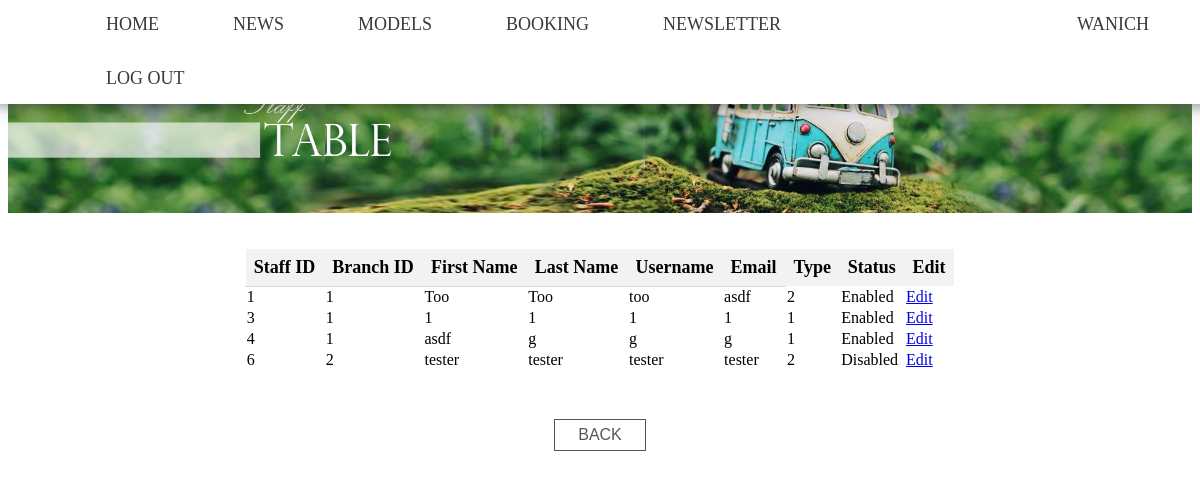
The page /staff-table.php (signed in) on the database its author committed.
### tables this page shows
CREATE TABLE `staff` (
  `staffID` int(11) NOT NULL,
  `branchID` int(11) NOT NULL,
  `fName` varchar(50) NOT NULL,
  `lName` varchar(50) NOT NULL,
  `username` varchar(50) NOT NULL,
  `email` varchar(50) NOT NULL,
  `type` int(1) NOT NULL,
  `password` varchar(20) NOT NULL,
  `disabled` tinyint(1) NOT NULL DEFAULT '0'
);

### staff-table.php (the view, shortened to what this page needs)
<html>
<head>
  <link rel="stylesheet" href="main.css"/>
  <header>
<?php
require_once('menu.php');
?>
    <center>
      <img style="margin-top: 2%;" src="stafftable.png">
</head>
<body>
<center>
  <table class="usertable" style="border-collapse: collapse; width: 60%;">
    <tr style = "background-color:#f2f2f2;" >
      <th style="padding: 8px; text-align: left; border-bottom: 1px solid #ddd; font-size: 18px;">Staff ID</th>
      <th style="padding: 8px; text-align: left; border-bottom: 1px solid #ddd; font-size: 18px;">Branch ID</th>
      <th style="padding: 8px; text-align: left; border-bottom: 1px solid #ddd; font-size: 18px;">First Name</th>
      <th style="padding: 8px; text-align: left; border-bottom: 1px solid #ddd; font-size: 18px;">Last Name</th>
      <th style="padding: 8px; text-align: left; border-bottom: 1px solid #ddd; font-size: 18px;">Username</th>
      <th style="padding: 8px; text-align: left; border-bottom: 1px solid #ddd; font-size: 18px;">Email</th>
      <th style="padding: 8px; text-align: left; border-bottom: 1p solid #ddd; font-size: 18px;">Type</th>
      <th style="padding: 8px; text-align: left; border-bottom: 1p solid #ddd; font-size: 18px;">Status</th>
      <th style="padding: 8px; text-align: left; border-bottom: 1p solid #ddd; font-size: 18px;">Edit</th>
    </tr>
      <?php
      $q = "select * from staff";
      $result = $mysqli->query($q);
      if ($result) {
          while($row = $result->fetch_array()){
            echo "<tr>";
            echo "<td>".$row['staffID'] ."</td>";
            echo "<td>".$row['branchID'] ."</td>";
            echo "<td>".$row['fName'] ."</td>";
            echo "<td>".$row['lName'] ."</td>";
            echo "<td>".$row['username'] ."</td>";
            echo "<td>".$row['email'] ."</td>";
            echo "<td>".$row['type'] ."</td>";
            echo "<td>";
            if($row['disabled'] == 0){
              echo "Enabled";
            }else{
              echo "Disabled";
            }
            echo "</td>";
            echo "<td><a href = 'editStaff.php?user=".$row['staffID']."'> Edit </a></td>";
            echo "</tr>";
          }
      }else{
        echo "Something went wrong";
      }
      ?>
  </table>
<br>
<br>
      <a href="admin.php"><button class="button" style= "padding: .5% 2% .5% 2%;">BACK</button></a>
</center>
</body>
</html>

### main.css (style rules this page uses)
body { font-weight: 300; }
header { background: White; }
header::after { content: ''; display: table; clear: both; }
img { display: block; margin: auto; max-width: 100%; height: auto; }
.button { background-color: white; color: #57565d; border: 1px solid #555555; padding: 1% 2%; font-size: 16px; }
table, tr, td { border: 1px solid white; margin-bottom: 1%; }

### rows shown on the page
staff: staffID "1", branchID "1", fName "Too", lName "Too", username "too", email "asdf", type "2", disabled "Enabled"
staff: staffID "3", branchID "1", fName "1", lName "1", username "1", email "1", type "1", disabled "Enabled"
staff: staffID "4", branchID "1", fName "asdf", lName "g", username "g", email "g", type "1", disabled "Enabled"
staff: staffID "6", branchID "2", fName "tester", lName "tester", username "tester", email "tester", type "2", disabled "Disabled"

### other values the page prints
$_SESSION["user"] "WANICH"
